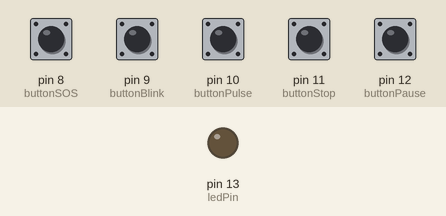
Simulated run of this sketch. Board: Arduino Uno, built with avr-gcc and run on an emulated ATmega328P. On the bench: output pins drawn as LEDs (lit = HIGH). Dashed ring = blinking. The inputs (shaded band) are chosen by the test bench; at power-on: pin 8 (buttonSOS), pin 9 (buttonBlink), pin 10 (buttonPulse), pin 11 (buttonStop), pin 12 (buttonPause) HIGH.

Above: at 1.2 s.
1.3 s: pin 8 (buttonSOS) pulled LOW for 0.15 s
At 1.7 s:
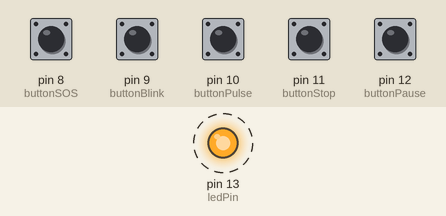
4.4 s: pin 9 (buttonBlink) pulled LOW for 0.15 s
7.5 s: pin 10 (buttonPulse) pulled LOW for 0.15 s
9.3 s: pin 11 (buttonStop) pulled LOW for 0.15 s
At 10.5 s:
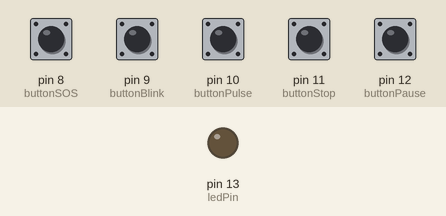
10.9 s: pin 8 (buttonSOS) pulled LOW for 1 s
At 11.7 s:
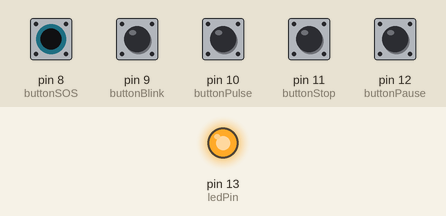
Timing chart, 0 to 15.4 s (numbered marks = the images above; inputs shaded):
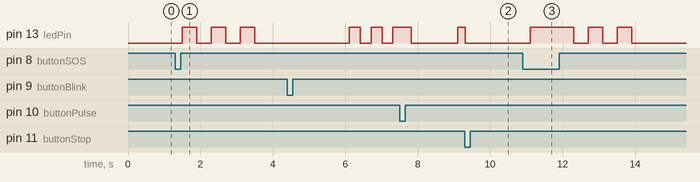

Measured:
- after the input at 1.3 s, pin 13 (ledPin): alternates HIGH for 0.40 s and LOW for 0.40 s, 6 changes in all, then stays LOW, starting after 0.20 s
- after the input at 9.3 s, pin 13 (ledPin): HIGH → LOW at once
- after the input at 10.9 s, pin 13 (ledPin): LOW → HIGH after 0.20 s, then repeats every 0.80 s: LOW 0.40 s, HIGH 0.40 s, until it stays LOW from 13.9 s

The sketch:

Practica_Botones_Pausa.ino
```cpp
int ledPin = LED_BUILTIN;

int dotDuration = 400;
int dashDuration = dotDuration * 3;
int letterGap = dotDuration * 5;

int brillo = 0;

int buttonSOS = 8;
int buttonBlink = 9;
int buttonPulse = 10;
int buttonStop = 11;
int buttonPause = 12;

int currentMode = 0;
bool paused = false;
int pausedMode = 0;

int sosStep = 0;
int blinkStep = 0;

int pulseStep = 0;
int pulseDir = 1;

void setup() {
  pinMode(ledPin, OUTPUT);
  pinMode(buttonSOS, INPUT_PULLUP);
  pinMode(buttonBlink, INPUT_PULLUP);
  pinMode(buttonPulse, INPUT_PULLUP);
  pinMode(buttonStop, INPUT_PULLUP);
  pinMode(buttonPause, INPUT_PULLUP);
}

void safeDelay(int t) {
  for (int i = 0; i < t; i += 10) {

    checkButtons();

    if (currentMode == 0) return;

    if (paused) {
      while (paused) {
        checkButtons();
        if (currentMode == 0) return;
        delay(50);
      }
    }

    delay(10);
  }
}


void checkButtons() {

  if (digitalRead(buttonStop) == LOW) {
    currentMode = 0;
    paused = false;
    sosStep = 0;
    blinkStep = 0;
    pulseStep = 0;
    pulseDir = 1;
    digitalWrite(ledPin, LOW);
    return;
  }


  if (digitalRead(buttonPause) == LOW) {
    paused = !paused;
    if (paused) pausedMode = currentMode;
    delay(250);
  }

  if (digitalRead(buttonSOS) == LOW) {
    currentMode = 1;
    sosStep = 0;
    blinkStep = 0;
    pulseStep = 0;
    pulseDir = 1;
    delay(200);
  }


  if (digitalRead(buttonBlink) == LOW) {
    currentMode = 2;
    blinkStep = 0;
    delay(200);
  }


  if (digitalRead(buttonPulse) == LOW) {
    currentMode = 3;
    pulseStep = 0;
    pulseDir = 1;
    delay(200);
  }
}

// ---------------------------------------------------
void loop() {

  checkButtons();
  if (currentMode == 0) return;
  if (paused) return;

  switch (currentMode) {

    case 1:
      switch(sosStep) {
        case 0: digitalWrite(ledPin, HIGH); safeDelay(dotDuration); digitalWrite(ledPin, LOW); safeDelay(dotDuration); sosStep++; break;
        case 1: digitalWrite(ledPin, HIGH); safeDelay(dotDuration); digitalWrite(ledPin, LOW); safeDelay(dotDuration); sosStep++; break;
        case 2: digitalWrite(ledPin, HIGH); safeDelay(dotDuration); digitalWrite(ledPin, LOW); safeDelay(dotDuration); sosStep++; break;
        case 3: safeDelay(letterGap); sosStep++; break;
        case 4: digitalWrite(ledPin, HIGH); safeDelay(dashDuration); digitalWrite(ledPin, LOW); safeDelay(dotDuration); sosStep++; break;
        case 5: digitalWrite(ledPin, HIGH); safeDelay(dashDuration); digitalWrite(ledPin, LOW); safeDelay(dotDuration); sosStep++; break;
        case 6: digitalWrite(ledPin, HIGH); safeDelay(dashDuration); digitalWrite(ledPin, LOW); safeDelay(dotDuration); sosStep++; break;
        case 7: safeDelay(letterGap); sosStep = 0; break;
      }
      break;


    case 2:
      if (blinkStep < 14) {
        if (blinkStep % 2 == 0) digitalWrite(ledPin, HIGH);
        else digitalWrite(ledPin, LOW);

        safeDelay(300);
        blinkStep++;

      } else {
        digitalWrite(ledPin, LOW);
        currentMode = 0;
      }
      break;

    case 3:
      analogWrite(ledPin, pulseStep);
      pulseStep += pulseDir;

      if (pulseStep >= 255) pulseDir = -1;
      if (pulseStep <= 0) pulseDir = 1;

      safeDelay(10);
      break;
  }
}
```
